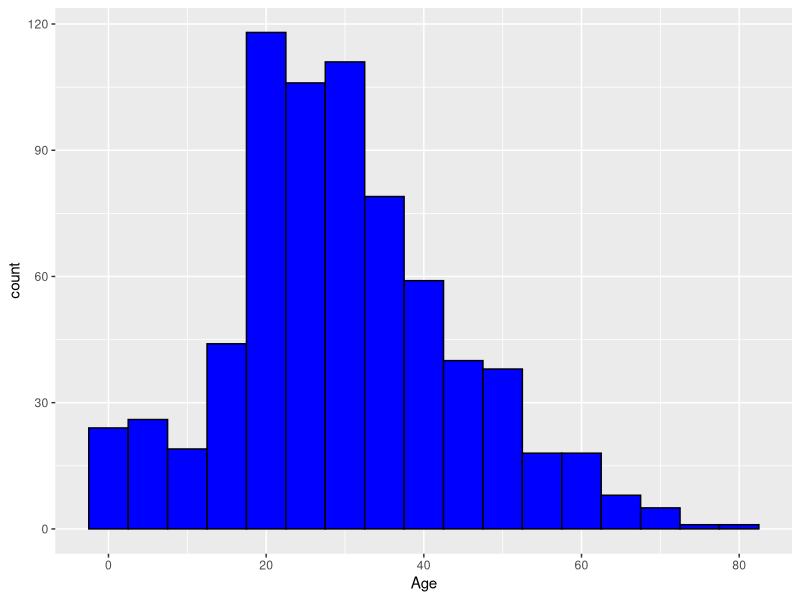

This chart was generated by the following R code: (Note: this script raises an error after producing the figure.)
library(dplyr)
library(ggplot2)
library(tidyr)

#a)
data<-read.csv("Titanic_train.csv")
summary_stats<-summary(data)
print(summary_stats)

histo<-ggplot(data,aes(x=Age))+geom_histogram(binwidth=5,fill='blue',color='black')
      +labs(title="Distribution of age on Titanic", x="Age", y="Frequency")
print(histo)

missing_values<-colSums(is.na(data))
print(missing_values)

#b)
duplicated(data)
data<-distinct(data)
data


data$Age[is.na(data$Age)]<-mean(data$Age,na.rm=TRUE)
data
missing_values<-colSums(is.na(data))
print(missing_values)

#c)
adult_passengers<-filter(data,Age>18)
print(adult_passengers)

sorted_titanic<-arrange(data,desc(Fare))
print(sorted_titanic)

#d)
print(boxplot(Age ~ Survived,data=data,col=c("red","yellow"),main="boxplot of age by survived"))

t_test_result<-t.test(Age ~ Survived,data=data)
print(t_test_result)
correlation_coefficient<-cor(data$Age,data$Fare)
print(correlation_coefficient)

